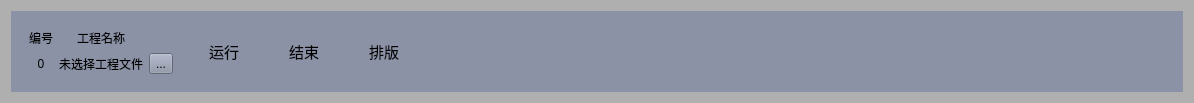
          <widget class="QWidget" name="widget" native="true">
           <property name="styleSheet">
            <string notr="true">background-color: rgb(175, 175, 175);</string>
           </property>
           <layout class="QGridLayout" name="gridLayout_2">
            <item row="0" column="0">
             <widget class="QWidget" name="widget_10" native="true">
              <property name="sizePolicy">
               <sizepolicy hsizetype="Preferred" vsizetype="Preferred">
                <horstretch>0</horstretch>
                <verstretch>0</verstretch>
               </sizepolicy>
              </property>
              <property name="styleSheet">
               <string notr="true">background-color: rgb(139, 146, 166);</string>
              </property>
              <layout class="QHBoxLayout" name="horizontalLayout">
               <property name="spacing">
                <number>0</number>
               </property>
               <property name="sizeConstraint">
                <enum>QLayout::SetDefaultConstraint</enum>
               </property>
               <property name="leftMargin">
                <number>9</number>
               </property>
               <property name="topMargin">
                <number>9</number>
               </property>
               <property name="rightMargin">
                <number>9</number>
               </property>
               <property name="bottomMargin">
                <number>9</number>
               </property>
               <item>
                <widget class="QWidget" name="widget_5" native="true">
                 <property name="sizePolicy">
                  <sizepolicy hsizetype="Fixed" vsizetype="Preferred">
                   <horstretch>0</horstretch>
                   <verstretch>0</verstretch>
                  </sizepolicy>
                 </property>
                 <layout class="QGridLayout" name="gridLayout_12">
                  <property name="leftMargin">
                   <number>0</number>
                  </property>
                  <property name="topMargin">
                   <number>0</number>
                  </property>
                  <property name="rightMargin">
                   <number>0</number>
                  </property>
                  <property name="bottomMargin">
                   <number>0</number>
                  </property>
                 </layout>
                </widget>
               </item>
               <item>
                <widget class="QWidget" name="widget_3" native="true">
                 <property name="sizePolicy">
                  <sizepolicy hsizetype="Fixed" vsizetype="Preferred">
                   <horstretch>0</horstretch>
                   <verstretch>0</verstretch>
                  </sizepolicy>
                 </property>
                 <layout class="QGridLayout" name="gridLayout">
                  <property name="leftMargin">
                   <number>0</number>
                  </property>
                  <property name="topMargin">
                   <number>0</number>
                  </property>
                  <property name="rightMargin">
                   <number>0</number>
                  </property>
                  <property name="bottomMargin">
                   <number>0</number>
                  </property>
                  <property name="spacing">
                   <number>0</number>
                  </property>
                  <item row="0" column="0">
                   <widget class="QWidget" name="widget_6" native="true">
                    <property name="sizePolicy">
                     <sizepolicy hsizetype="Fixed" vsizetype="Preferred">
                      <horstretch>0</horstretch>
                      <verstretch>0</verstretch>
                     </sizepolicy>
                    </property>
                    <layout class="QGridLayout" name="gridLayout_19">
                     <item row="0" column="1">
                      <widget class="QLabel" name="label_6">
                       <property name="sizePolicy">
                        <sizepolicy hsizetype="Preferred" vsizetype="Preferred">
                         <horstretch>0</horstretch>
                         <verstretch>0</verstretch>
                        </sizepolicy>
                       </property>
                       <property name="text">
                        <string>编号</string>
                       </property>
                       <property name="alignment">
                        <set>Qt::AlignCenter</set>
                       </property>
                      </widget>
                     </item>
                     <item row="1" column="2">
                      <widget class="QLabel" name="label_321">
                       <property name="sizePolicy">
                        <sizepolicy hsizetype="Preferred" vsizetype="Preferred">
                         <horstretch>0</horstretch>
                         <verstretch>0</verstretch>
                        </sizepolicy>
                       </property>
                       <property name="text">
                        <string>未选择工程文件</string>
                       </property>
                       <property name="alignment">
                        <set>Qt::AlignLeading|Qt::AlignLeft|Qt::AlignVCenter</set>
                       </property>
                      </widget>
                     </item>
                     <item row="1" column="1">
                      <widget class="QLabel" name="label_311">
                       <property name="sizePolicy">
                        <sizepolicy hsizetype="Preferred" vsizetype="Preferred">
                         <horstretch>0</horstretch>
                         <verstretch>0</verstretch>
                        </sizepolicy>
                       </property>
                       <property name="text">
                        <string>0</string>
                       </property>
                       <property name="alignment">
                        <set>Qt::AlignCenter</set>
                       </property>
                      </widget>
                     </item>
                     <item row="0" column="2">
                      <widget class="QLabel" name="label_8">
                       <property name="sizePolicy">
                        <sizepolicy hsizetype="Preferred" vsizetype="Preferred">
                         <horstretch>0</horstretch>
                         <verstretch>0</verstretch>
                        </sizepolicy>
                       </property>
                       <property name="text">
                        <string>工程名称</string>
                       </property>
                       <property name="alignment">
                        <set>Qt::AlignCenter</set>
                       </property>
                      </widget>
                     </item>
                     <item row="1" column="3">
                      <widget class="QToolButton" name="toolButton">
                       <property name="text">
                        <string>...</string>
                       </property>
                      </widget>
                     </item>
                    </layout>
                   </widget>
                  </item>
                  <item row="0" column="1">
                   <widget class="QPushButton" name="pushButton_11">
                    <property name="enabled">
                     <bool>true</bool>
                    </property>
                    <property name="sizePolicy">
                     <sizepolicy hsizetype="Fixed" vsizetype="Preferred">
                      <horstretch>0</horstretch>
                      <verstretch>0</verstretch>
                     </sizepolicy>
                    </property>
                    <property name="minimumSize">
                     <size>
                      <width>60</width>
                      <height>0</height>
                     </size>
                    </property>
                    <property name="font">
                     <font>
                      <pointsize>11</pointsize>
                     </font>
                    </property>
                    <property name="layoutDirection">
                     <enum>Qt::LeftToRight</enum>
                    </property>
                    <property name="styleSheet">
                     <string notr="true">background-color: rgb(139, 146, 166);</string>
                    </property>
                    <property name="text">
                     <string> 运行</string>
                    </property>
                    <property name="icon">
                     <iconset resource="../resource.qrc">
                      <normaloff>:/run/icon/run.png</normaloff>:/run/icon/run.png</iconset>
                    </property>
                    <property name="iconSize">
                     <size>
                      <width>18</width>
                      <height>18</height>
                     </size>
                    </property>
                    <property name="autoDefault">
                     <bool>false</bool>
                    </property>
                    <property name="default">
                     <bool>false</bool>
                    </property>
                    <property name="flat">
                     <bool>true</bool>
                    </property>
                   </widget>
                  </item>
                  <item row="0" column="2">
                   <widget class="QPushButton" name="pushButton_12">
                    <property name="sizePolicy">
                     <sizepolicy hsizetype="Fixed" vsizetype="Preferred">
                      <horstretch>0</horstretch>
                      <verstretch>0</verstretch>
                     </sizepolicy>
                    </property>
                    <property name="font">
                     <font>
                      <pointsize>11</pointsize>
                     </font>
                    </property>
                    <property name="text">
                     <string> 结束</string>
                    </property>
                    <property name="icon">
                     <iconset resource="../resource.qrc">
                      <normaloff>:/over/icon/over.png</normaloff>:/over/icon/over.png</iconset>
                    </property>
                    <property name="iconSize">
                     <size>
                      <width>18</width>
                      <height>18</height>
                     </size>
                    </property>
                    <property name="flat">
                     <bool>true</bool>
                    </property>
                   </widget>
                  </item>
                  <item row="0" column="3">
                   <widget class="QPushButton" name="pushButton_13">
                    <property name="sizePolicy">
                     <sizepolicy hsizetype="Fixed" vsizetype="Preferred">
                      <horstretch>0</horstretch>
                      <verstretch>0</verstretch>
                     </sizepolicy>
                    </property>
                    <property name="font">
                     <font>
                      <pointsize>11</pointsize>
                     </font>
                    </property>
                    <property name="text">
                     <string> 排版</string>
                    </property>
                    <property name="icon">
                     <iconset resource="../resource.qrc">
                      <normaloff>:/compose type/icon/compose.png</normaloff>:/compose type/icon/compose.png</iconset>
                    </property>
                    <property name="iconSize">
                     <size>
                      <width>18</width>
                      <height>18</height>
                     </size>
                    </property>
                    <property name="flat">
                     <bool>true</bool>
                    </property>
                   </widget>
                  </item>
                 </layout>
                </widget>
               </item>
               <item>
                <spacer name="horizontalSpacer_8">
                 <property name="orientation">
                  <enum>Qt::Horizontal</enum>
                 </property>
                 <property name="sizeType">
                  <enum>QSizePolicy::Preferred</enum>
                 </property>
                 <property name="sizeHint" stdset="0">
                  <size>
                   <width>752</width>
                   <height>40</height>
                  </size>
                 </property>
                </spacer>
               </item>
              </layout>
             </widget>
            </item>
           </layout>
          </widget>
